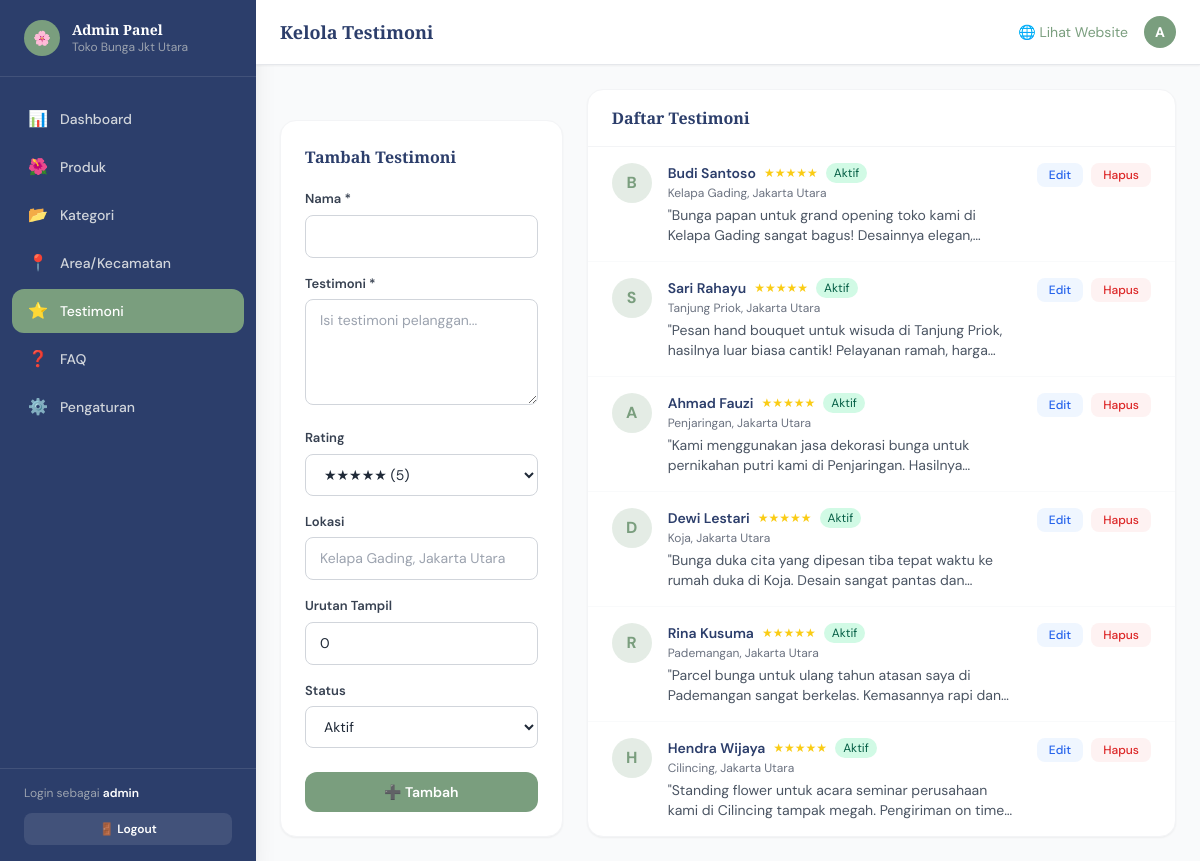
Page /admin/?page=testimonials (signed in) on the committed database.
### tables this page shows
CREATE TABLE `testimonials` (
  `id` int(11) NOT NULL AUTO_INCREMENT,
  `name` varchar(100) NOT NULL,
  `photo` varchar(255) DEFAULT NULL,
  `content` text NOT NULL,
  `rating` tinyint(1) DEFAULT 5,
  `location` varchar(100) DEFAULT NULL,
  `urutan` int(11) DEFAULT 0,
  `status` enum('active','inactive') DEFAULT 'active',
  `created_at` timestamp NOT NULL DEFAULT current_timestamp(),
  PRIMARY KEY (`id`),
  KEY `idx_status` (`status`)
);

### includes/config.php (called while the page is built, shortened)
<?php
function db(): PDO {
    static $pdo = null;
    if ($pdo === null) {
        $dsn = "mysql:host=" . DB_HOST . ";dbname=" . DB_NAME . ";charset=" . DB_CHARSET;
        try {
            $pdo = new PDO($dsn, DB_USER, DB_PASS, [
                PDO::ATTR_ERRMODE            => PDO::ERRMODE_EXCEPTION,
                PDO::ATTR_DEFAULT_FETCH_MODE => PDO::FETCH_ASSOC,
                PDO::ATTR_EMULATE_PREPARES   => false,
            ]);
        } catch (PDOException $e) {
            die('<div style="font-family:sans-serif;padding:20px;background:#fee;border:1px solid #f00;border-radius:8px;margin:20px;">
                <strong>Database Error:</strong> ' . htmlspecialchars($e->getMessage()) . '
                </div>');
        }
    }
    return $pdo;
}
function e(string $str): string {
    return htmlspecialchars($str, ENT_QUOTES, 'UTF-8');
}

### admin/pages/testimonials.php (the view, shortened to what this page needs)
<?php
$edit   = null;
$rows = db()->query("SELECT * FROM testimonials ORDER BY urutan, id DESC")->fetchAll();
require __DIR__ . '/../includes/header.php';
?>
<div class="grid lg:grid-cols-3 gap-6">
  <div class="lg:col-span-1">
    <div class="bg-white rounded-2xl p-6 border border-gray-100 shadow-sm sticky top-20">
      <h2 class="font-serif font-semibold text-navy text-base mb-5"><?= $edit ? 'Edit Testimoni' : 'Tambah Testimoni' ?></h2>
      <form method="POST" class="space-y-4">
        <div><label class="form-label">Nama *</label><input type="text" name="name" required class="form-input" value="<?= e($edit['name'] ?? '') ?>"></div>
        <div><label class="form-label">Testimoni *</label><textarea name="content" required rows="4" class="form-textarea" placeholder="Isi testimoni pelanggan..."><?= e($edit['content'] ?? '') ?></textarea></div>
        <div>
          <label class="form-label">Rating</label>
          <select name="rating" class="form-select">
            <?php for ($i=5; $i>=1; $i--): ?>
            <option value="<?= $i ?>" <?= ($edit['rating'] ?? 5) == $i ? 'selected' : '' ?>><?= str_repeat('★', $i) ?> (<?= $i ?>)</option>
            <?php endfor; ?>
          </select>
        </div>
        <div><label class="form-label">Lokasi</label><input type="text" name="location" class="form-input" value="<?= e($edit['location'] ?? '') ?>" placeholder="Kelapa Gading, Jakarta Utara"></div>
        <div><label class="form-label">Urutan Tampil</label><input type="number" name="urutan" class="form-input" value="<?= (int)($edit['urutan'] ?? 0) ?>"></div>
        <div>
          <label class="form-label">Status</label>
          <select name="status" class="form-select">
            <option value="active"   <?= ($edit['status'] ?? 'active') === 'active'   ? 'selected' : '' ?>>Aktif</option>
          </select>
        </div>
        <div class="flex gap-3 pt-2">
          <button type="submit" class="flex-1 bg-sage hover:bg-sage-dark text-white font-semibold py-2.5 rounded-xl transition text-sm"><?= $edit ? '💾 Simpan' : '➕ Tambah' ?></button>
        </div>
      </form>
    </div>
  </div>
  <div class="lg:col-span-2">
    <div class="bg-white rounded-2xl border border-gray-100 shadow-sm overflow-hidden">
      <div class="px-6 py-4 border-b border-gray-100"><h2 class="font-serif font-semibold text-navy text-base">Daftar Testimoni</h2></div>
      <div class="divide-y divide-gray-50">
        <?php foreach ($rows as $r): ?>
        <div class="px-6 py-4 flex items-start gap-4">
          <div class="w-10 h-10 bg-sage/20 rounded-full flex items-center justify-center font-bold text-sage flex-shrink-0">
            <?= strtoupper(substr($r['name'], 0, 1)) ?>
          </div>
          <div class="flex-1 min-w-0">
            <div class="flex items-center gap-2 flex-wrap">
              <span class="font-semibold text-navy text-sm"><?= e($r['name']) ?></span>
              <span class="text-yellow-400 text-xs"><?= str_repeat('★', (int)$r['rating']) ?></span>
              <span class="px-2 py-0.5 rounded-full text-xs <?= $r['status']==='active' ? 'badge-active' : 'badge-inactive' ?>"><?= $r['status'] === 'active' ? 'Aktif' : 'Nonaktif' ?></span>
            </div>
            <p class="text-gray-500 text-xs mt-0.5"><?= e($r['location']) ?></p>
            <p class="text-gray-600 text-sm mt-1 line-clamp-2">"<?= e($r['content']) ?>"</p>
          </div>
          <div class="flex gap-2 flex-shrink-0">
            <a href="?page=testimonials&action=edit&id=<?= $r['id'] ?>" class="text-xs bg-blue-50 text-blue-600 hover:bg-blue-100 px-3 py-1 rounded-lg font-medium">Edit</a>
            <a href="?page=testimonials&action=delete&id=<?= $r['id'] ?>" onclick="return confirm('Hapus?')" class="text-xs bg-red-50 text-red-600 hover:bg-red-100 px-3 py-1 rounded-lg font-medium">Hapus</a>
          </div>
        </div>
        <?php endforeach; ?>
      </div>
    </div>
  </div>
</div>
<?php require __DIR__ . '/../includes/footer.php'; ?>

### assets/css/style.css (style rules this page uses)
*, *::before, *::after { box-sizing: border-box; }
html { scroll-behavior: smooth; }
body { font-family: 'DM Sans', sans-serif; background-color: #FDF8F0; color: #374151; }
h1, h2, h3, .font-serif { font-family: 'Playfair Display', Georgia, serif; }
.line-clamp-2 { display: -webkit-box; -webkit-line-clamp: 2; -webkit-box-orient: vertical; overflow: hidden; }
.badge-active { background:#D1FAE5; color:#065F46; }
.form-input, .form-select, .form-textarea { width: 100%; padding: 0.625rem 0.875rem; border: 1px solid #D1D5DB; border-radius: 0.5rem; font-size: 0.875rem; outline: none; transition: border-color 0.15s, box-shadow 0.15s; background: white; }
.form-label { display: block; font-size: 0.8125rem; font-weight: 600; color: #374151; margin-bottom: 0.375rem; }

### rows in the picture
testimonials: name "B", name "Budi Santoso", rating "★★★★★", status "Aktif", location "Kelapa Gading, Jakarta Utara", content "Bunga papan untuk grand opening toko kami di Kelapa Gading sangat bagus! Desainnya…"
testimonials: name "S", name "Sari Rahayu", rating "★★★★★", status "Aktif", location "Tanjung Priok, Jakarta Utara", content "Pesan hand bouquet untuk wisuda di Tanjung Priok, hasilnya luar biasa cantik! Pelayanan ramah,…"
testimonials: name "A", name "Ahmad Fauzi", rating "★★★★★", status "Aktif", location "Penjaringan, Jakarta Utara", content "Kami menggunakan jasa dekorasi bunga untuk pernikahan putri kami di Penjaringan.…"
testimonials: name "D", name "Dewi Lestari", rating "★★★★★", status "Aktif", location "Koja, Jakarta Utara", content "Bunga duka cita yang dipesan tiba tepat waktu ke rumah duka di Koja. Desain sangat pantas…"
testimonials: name "R", name "Rina Kusuma", rating "★★★★★", status "Aktif", location "Pademangan, Jakarta Utara", content "Parcel bunga untuk ulang tahun atasan saya di Pademangan sangat berkelas. Kemasannya rapi…"
testimonials: name "H", name "Hendra Wijaya", rating "★★★★★", status "Aktif", location "Cilincing, Jakarta Utara", content "Standing flower untuk acara seminar perusahaan kami di Cilincing tampak megah. Pengiriman on…"

### other values in the picture
$item['icon'] "📊"
$item['label'] "Dashboard"
$item['icon'] "🌺"
$item['label'] "Produk"
$item['icon'] "📂"
$item['label'] "Kategori"
$item['icon'] "📍"
$item['label'] "Area/Kecamatan"
$item['icon'] "⭐"
$item['label'] "Testimoni"
$item['icon'] "❓"
$item['label'] "FAQ"
$item['icon'] "⚙️"
$item['label'] "Pengaturan"
$admin_user "admin"
